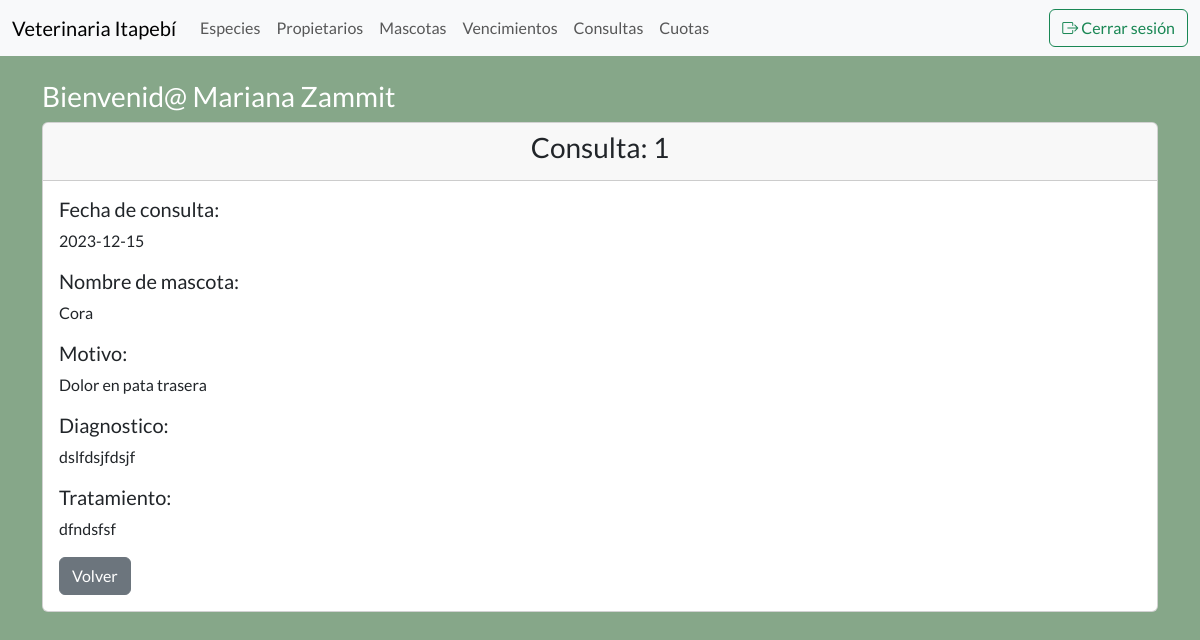
Page /frmDetalleConsulta.php?id=1 (signed in) on the committed database.
### tables this page shows
CREATE TABLE `consultas` (
  `ConsultaId` int NOT NULL AUTO_INCREMENT,
  `ConsultaFecha` date DEFAULT NULL,
  `MascotaId` int DEFAULT NULL,
  `ConsultaMotivo` varchar(255) DEFAULT NULL,
  `ConsultaDiagnostico` mediumtext,
  `ConsultaTratamiento` mediumtext,
  `ConsultaArchivo1` varchar(255) DEFAULT NULL,
  `ConsultaArchivo2` varchar(255) DEFAULT NULL,
  `ConsultaArchivo3` varchar(255) DEFAULT NULL,
  `ConsultaFchCreacion` datetime DEFAULT NULL,
  `ConsultaFchModificacion` datetime DEFAULT NULL,
  `ConsultaEstado` smallint DEFAULT NULL,
  PRIMARY KEY (`ConsultaId`),
  KEY `consultas_FK` (`MascotaId`),
  CONSTRAINT `consultas_FK` FOREIGN KEY (`MascotaId`) REFERENCES `mascotas` (`MascotaId`) ON DELETE CASCADE ON UPDATE CASCADE
);

CREATE TABLE `mascotas` (
  `MascotaId` int NOT NULL AUTO_INCREMENT,
  `MascotaNombre` varchar(100) DEFAULT NULL,
  `EspecieId` int DEFAULT NULL,
  `PropietarioId` int DEFAULT NULL,
  `MascotaFchNac` date DEFAULT NULL,
  `MascotaFchVencVac` date DEFAULT NULL,
  `MascotaFchCreacion` datetime DEFAULT NULL,
  `MascotaFchModificacion` datetime DEFAULT NULL,
  `MascotaEstado` smallint DEFAULT NULL,
  PRIMARY KEY (`MascotaId`),
  KEY `FK_Especie` (`EspecieId`),
  KEY `FK_Propietario` (`PropietarioId`),
  CONSTRAINT `FK_Especie` FOREIGN KEY (`EspecieId`) REFERENCES `especies` (`EspecieId`) ON DELETE CASCADE ON UPDATE CASCADE,
  CONSTRAINT `FK_Propietario` FOREIGN KEY (`PropietarioId`) REFERENCES `propietarios` (`PropietarioId`) ON DELETE CASCADE ON UPDATE CASCADE
);

### frmDetalleConsulta.php (the view, shortened to what this page needs)
<?php include ("templates/header.php");
$mysqli = include_once "includes/conexion.php";
$id = $_GET["id"];
$sentencia = $mysqli->prepare("SELECT * FROM consultas INNER JOIN Mascotas on consultas.MascotaId = Mascotas.MascotaId where ConsultaId = ?");
$sentencia->bind_param("i", $id);
$sentencia->execute();
$resultado = $sentencia->get_result();
$consulta = $resultado->fetch_assoc();
?>
<div class="card">
    <div class="card-header">
        <h3 class="text-center">Consulta: <?php echo $consulta['ConsultaId'];?></h3>
    </div>
    <div class="card-body">
        <h5>Fecha de consulta:</h5>
        <p><?php echo $consulta['ConsultaFecha'];?></p>
        <h5>Nombre de mascota:</h5>
        <p><?php echo $consulta['MascotaNombre'];?></p>
        <h5>Motivo:</h5>
        <p><?php echo $consulta['ConsultaMotivo'];?></p>
        <h5>Diagnostico:</h5>
        <p><?php echo $consulta['ConsultaDiagnostico'];?></p>
        <h5>Tratamiento:</h5>
        <p><?php echo $consulta['ConsultaTratamiento'];?></p>
        <a href="consultas.php" class="btn btn-secondary">Volver</a>
    </div>
</div>
<?php include("templates/footer.php"); ?>

### css/styles.css (style rules this page uses)
* { font-family: 'Lato', sans-serif; }
body { background-color: #86A789; }

### rows in the picture
consultas: ConsultaId "1", ConsultaFecha "2023-12-15", MascotaId.MascotaNombre "Cora", ConsultaMotivo "Dolor en pata trasera", ConsultaDiagnostico "dslfdsjfdsjf", ConsultaTratamiento "dfndsfsf"

### other values in the picture
$_SESSION['nombre'] "Mariana Zammit"
